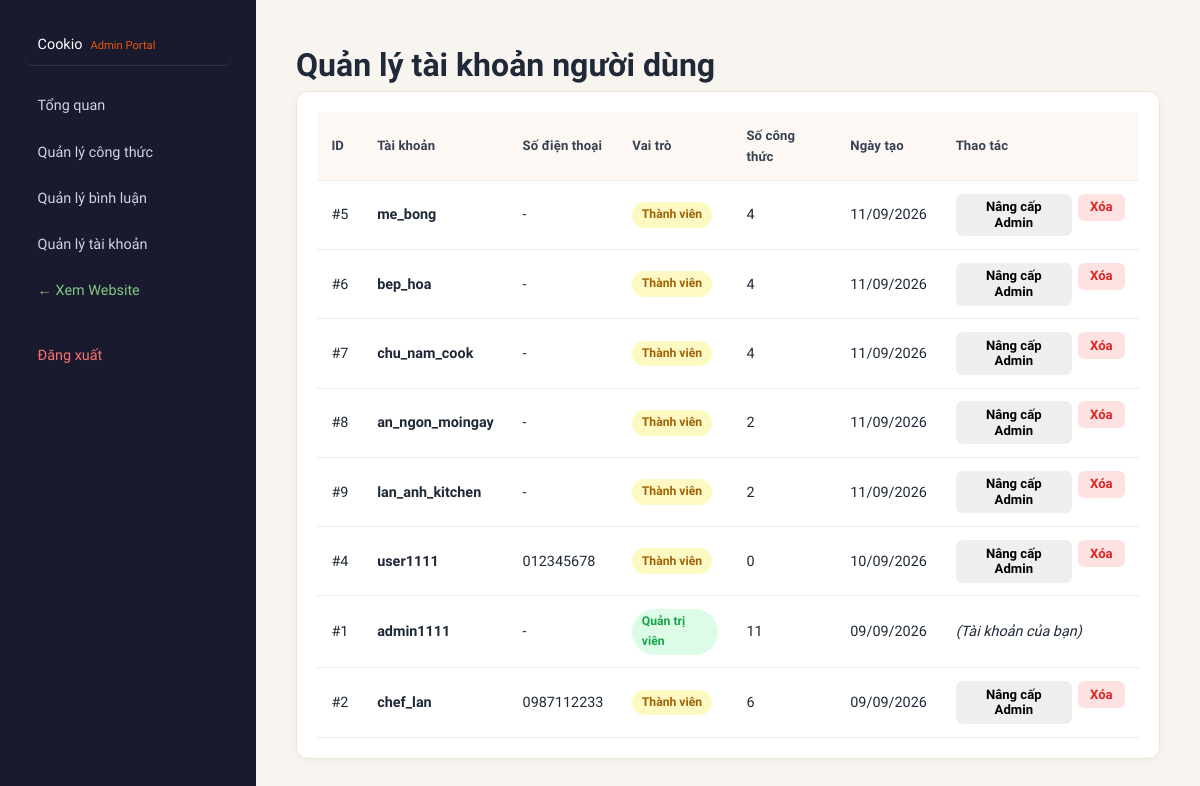
The page /admin/manage-users.php (signed in) on the database its author committed.
### tables this page shows
CREATE TABLE users (
    id INT UNSIGNED AUTO_INCREMENT PRIMARY KEY,
    username VARCHAR(100) NOT NULL UNIQUE,
    password VARCHAR(255) NOT NULL,
    phone VARCHAR(20) NULL,
    bio VARCHAR(500) NULL,
    role ENUM('user', 'admin') NOT NULL DEFAULT 'user',
    created_at TIMESTAMP NOT NULL DEFAULT CURRENT_TIMESTAMP,
    updated_at TIMESTAMP NOT NULL DEFAULT CURRENT_TIMESTAMP ON UPDATE CURRENT_TIMESTAMP
);

### includes/db.php (called while the page is built, shortened)
<?php
require_once __DIR__ . '/../config/config.php';
function db(): PDO
{
    static $connection;
    if (!$connection instanceof PDO) {
        $connection = new PDO(
            'mysql:host=' . DB_HOST . ';dbname=' . DB_NAME . ';charset=utf8mb4',
            DB_USER,
            DB_PASS,
            [
                PDO::ATTR_ERRMODE => PDO::ERRMODE_EXCEPTION,
                PDO::ATTR_DEFAULT_FETCH_MODE => PDO::FETCH_ASSOC,
                PDO::ATTR_EMULATE_PREPARES => false,
            ]
        );
    }
    return $connection;
}

### config/config.php (called while the page is built, shortened)
<?php
function e(?string $value): string
{
    return htmlspecialchars($value ?? '', ENT_QUOTES, 'UTF-8');
}

### admin/manage-users.php (the view, shortened to what this page needs)
<?php
require_once __DIR__ . '/../config/config.php';
require_once __DIR__ . '/../includes/db.php';
$users = db()->query(
    'SELECT u.id, u.username, u.phone, u.role, u.created_at,
     (SELECT COUNT(*) FROM recipes WHERE author_id = u.id) AS recipe_count
     FROM users u
     ORDER BY u.created_at DESC'
)->fetchAll();
?>
<!DOCTYPE html>
<html lang="vi">
<head>
    <link rel="stylesheet" href="<?= BASE_URL ?>/assets/css/style.css">
    <link rel="stylesheet" href="<?= BASE_URL ?>/assets/css/admin.css">
</head>
<body class="admin-page">
<?php require __DIR__ . '/../includes/admin-sidebar.php'; ?>
<main class="admin-content">
    <h1>Quản lý tài khoản người dùng</h1>
    <div class="admin-table-box">
        <div class="table-wrap">
            <table>
                <thead>
                    <tr>
                        <th>ID</th>
                        <th>Tài khoản</th>
                        <th>Số điện thoại</th>
                        <th>Vai trò</th>
                        <th>Số công thức</th>
                        <th>Ngày tạo</th>
                        <th>Thao tác</th>
                    </tr>
                </thead>
                <tbody>
                <?php foreach ($users as $user): ?>
                    <tr>
                        <td>#<?= (int) $user['id'] ?></td>
                        <td><strong><?= e($user['username']) ?></strong></td>
                        <td><?= e($user['phone'] ?? '-') ?></td>
                        <td>
                            <span class="status-badge <?= $user['role'] === 'admin' ? 'status-approved' : 'status-pending' ?>">
                                <?= $user['role'] === 'admin' ? 'Quản trị viên' : 'Thành viên' ?>
                            </span>
                        </td>
                        <td><?= (int) $user['recipe_count'] ?></td>
                        <td><?= date('d/m/Y', strtotime((string) $user['created_at'])) ?></td>
                        <td>
                            <?php if ((int) $user['id'] !== (int) ($_SESSION['user_id'] ?? 0)): ?>
                                <div style="display: flex; gap: 6px;">
                                    <form method="post" action="<?= BASE_URL ?>/actions/admin_action.php" style="display:inline">
                                        <button type="submit" class="button-sm">
                                            <?= $user['role'] === 'admin' ? 'Hạ cấp User' : 'Nâng cấp Admin' ?>
                                        </button>
                                    </form>
                                    <form method="post" action="<?= BASE_URL ?>/actions/admin_action.php" style="display:inline" onsubmit="return confirm('Bạn có chắc muốn xóa tài khoản này và mọi công thức liên quan?')">
                                        <button type="submit" class="button-sm danger">Xóa</button>
                                    </form>
                                </div>
                            <?php else: ?>
                                <em>(Tài khoản của bạn)</em>
                            <?php endif; ?>
                        </td>
                    </tr>
                <?php endforeach; ?>
                </tbody>
            </table>
        </div>
    </div>
</main>
</body>
</html>

### assets/css/admin.css (style rules this page uses)
.admin-page { display: flex; min-height: 100vh; background: #f8f5f1; font-family: 'Plus Jakarta Sans', sans-serif; }
.admin-content { flex: 1; padding: 2.5rem; max-width: 1200px; }
.admin-table-box { padding: 1.25rem; background: #fff; border-radius: 0.75rem; border: 1px solid #f0e6d8; box-shadow: 0 2px 8px rgba(0,0,0,0.04); }
.table-wrap { overflow-x: auto; }
table { width: 100%; border-collapse: collapse; }
th, td { padding: 0.8rem 0.9rem; border-bottom: 1px solid #f1ede8; text-align: left; font-size: 0.9rem; }
th { background: #fdf8f4; font-weight: 700; color: #374151; font-size: 0.82rem; letter-spacing: 0.01em; }
.action-buttons button, .button-sm { padding: 0.35rem 0.75rem; font-size: 0.82rem; border-radius: 0.4rem; border: none; cursor: pointer; font-weight: 600; transition: background 0.15s; }
.danger { background: #fee2e2; color: #dc2626; }
.status-badge { display: inline-block; padding: 0.2rem 0.6rem; border-radius: 99px; font-size: 0.76rem; font-weight: 700; }
.status-approved { background: #dcfce7; color: #16a34a; }
.status-pending { background: #fef9c3; color: #a16207; }

### rows shown on the page
users: id "5", username "me_bong", phone "-", role "Thành viên", recipe_count "4", created_at "11/09/2026"
users: id "6", username "bep_hoa", phone "-", role "Thành viên", recipe_count "4", created_at "11/09/2026"
users: id "7", username "chu_nam_cook", phone "-", role "Thành viên", recipe_count "4", created_at "11/09/2026"
users: id "8", username "an_ngon_moingay", phone "-", role "Thành viên", recipe_count "2", created_at "11/09/2026"
users: id "9", username "lan_anh_kitchen", phone "-", role "Thành viên", recipe_count "2", created_at "11/09/2026"
users: id "4", username "user1111", phone "012345678", role "Thành viên", recipe_count "0", created_at "10/09/2026"
users: id "1", username "admin1111", phone "-", role "Quản trị viên", recipe_count "11", created_at "09/09/2026", shows "(Tài khoản của bạn)"
users: id "2", username "chef_lan", phone "0987112233", role "Thành viên", recipe_count "6", created_at "09/09/2026"
